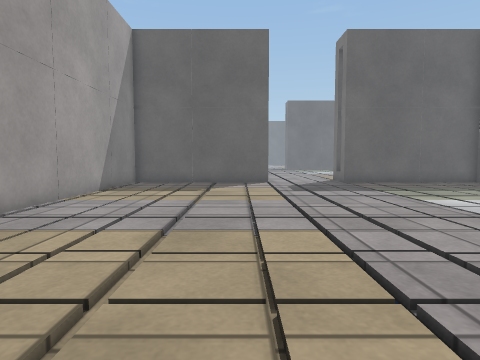
view 1 (above)

20 first-person views from a walk through a scene from a Unity 3-D project. The camera is 0.64 m above the floor, tilts 4° down and sees 75° across. The floor is counted in squares, 0.5 m on a side. Each view is taken from the middle of a square. On the plan, view 1 faces up. The plan holds only what a view shows up to about 14 squares ahead; the rest is blank. The place goes on beyond the plan. Some animated figures are left out. Some surface patterns are stand-ins.

view 2
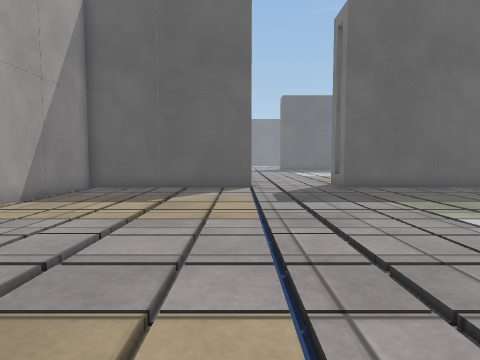

view 3
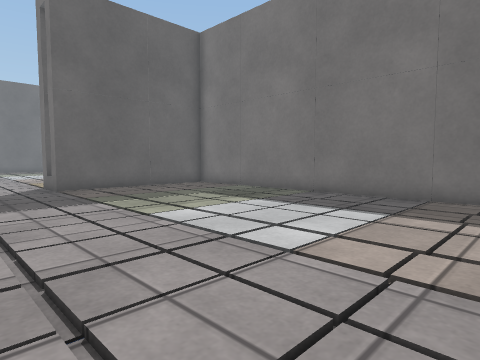

view 4
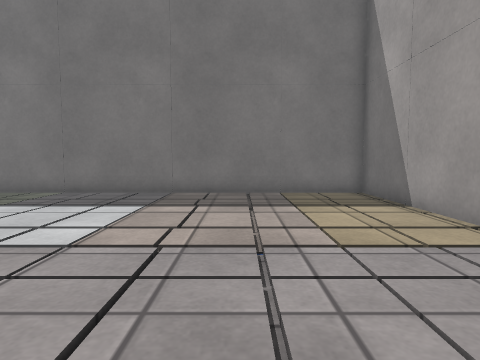

view 5
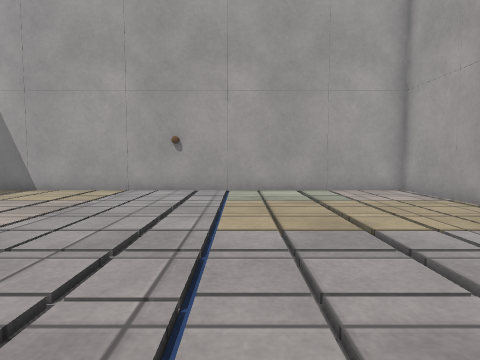

view 6
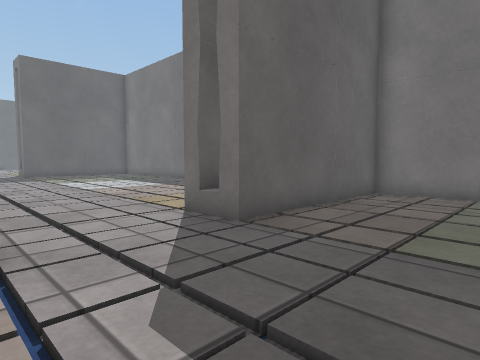

view 7
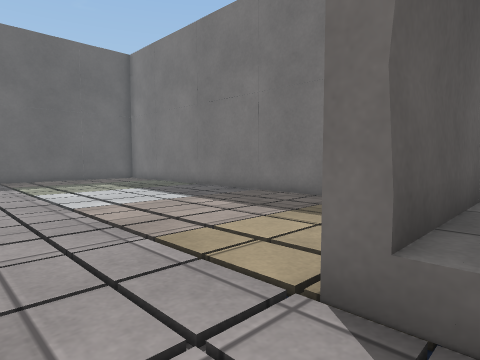

view 8
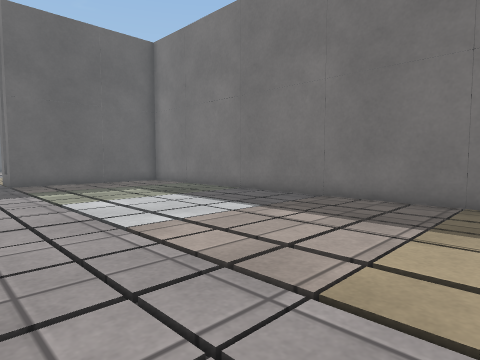

view 9
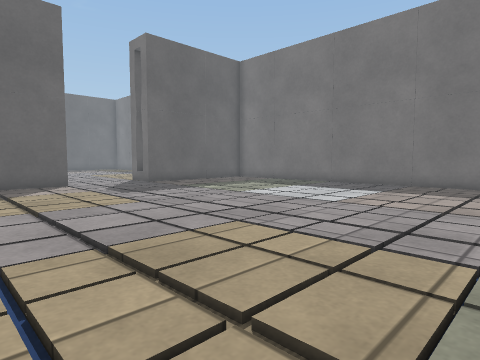

view 10
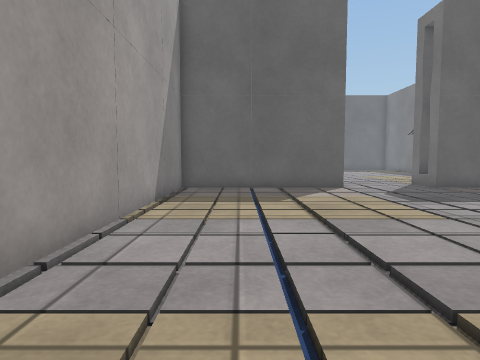

view 11
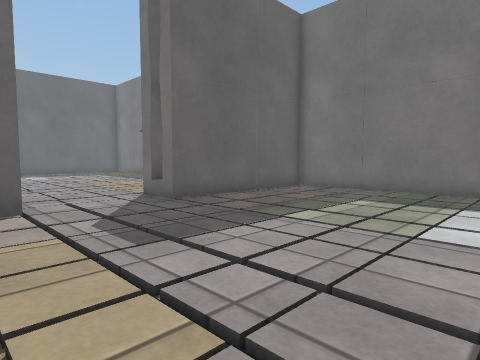

view 12
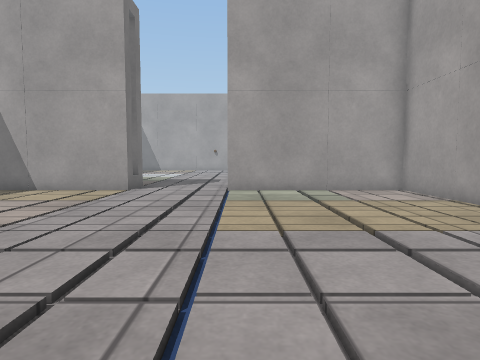

view 13
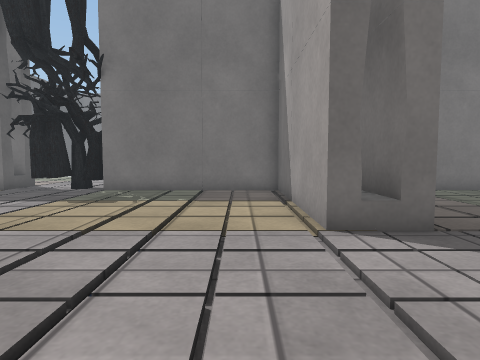

view 14
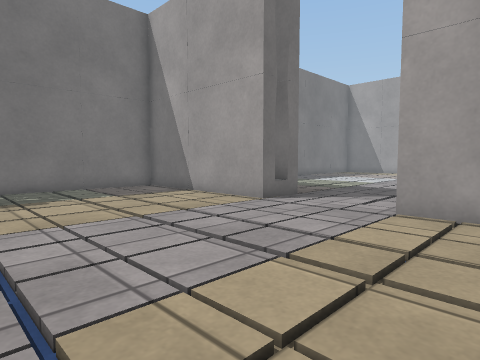

view 15
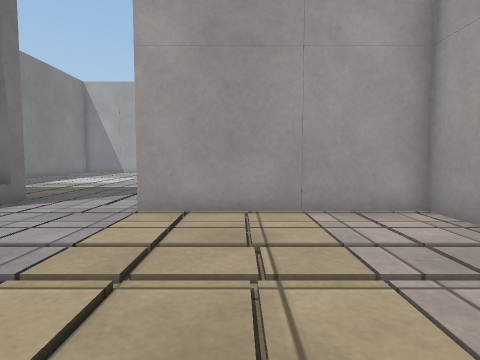

view 16
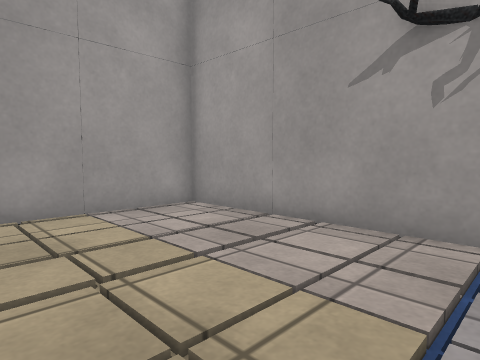

view 17
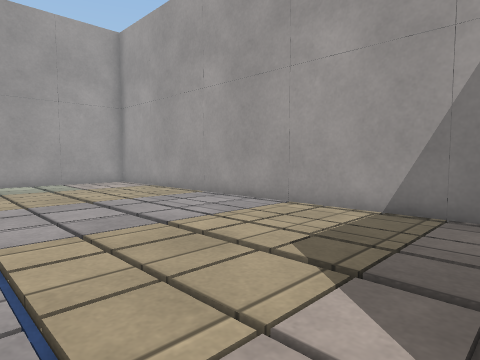

view 18
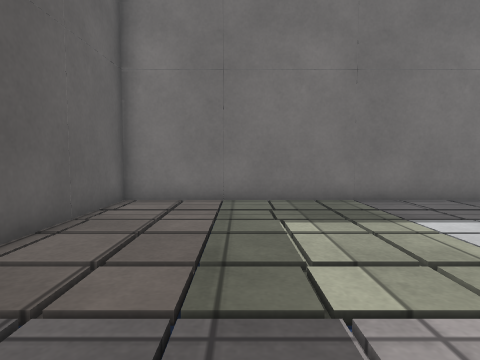

view 19
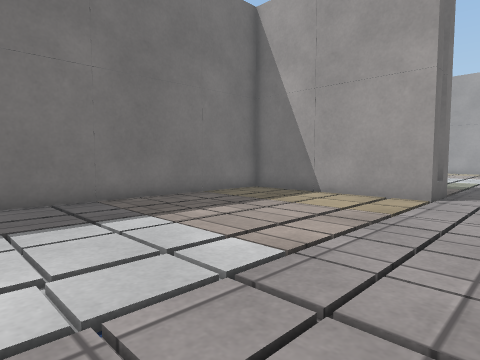

view 20
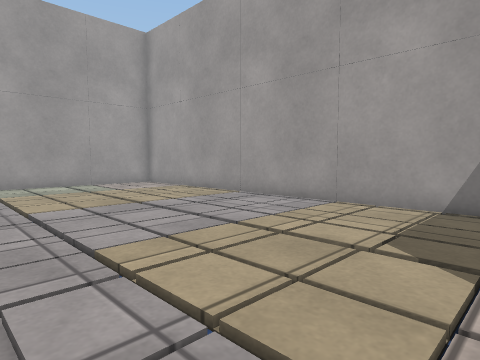

### Floor plan
Points are (right, up) in squares from view 1. A wall is a line through its corners. A room is listed if a view was taken in it or the views show most of it. See-through windows are left out.
Room 1 (views 1, 2, 3, 4, 5, 6, 7, 20)
walls: (1.5, 16.5) (-5.5, 16.5) (-5.5, -1.5) (12.5, -1.5) (12.5, 16.5) (5.5, 16.5) (5.5, 18.5) (6.5, 18.5); (9.6, 17.9) (5.5, 17.9)
ways out: opening at (4, 18.8) to room 2
Room 2 (views 8, 9, 10, 11, 12, 13, 14, 15, 16, 17, 18, 19)
walls: (1.6, 36.5) (-5.5, 36.5) (-5.5, 18.5) (1.5, 18.5); (6, 37.9) (5.5, 37.9); (6.5, 18.5) (12.5, 18.5) (12.5, 36.5) (5.5, 36.5) (5.5, 38.5) (12.5, 38.5) (12.5, 45.5); (-5.5, 45.4) (-5.5, 38.5) (1.5, 38.5)
ways out: opening at (4, 18.8) to room 1
objects: tree (13, 46)

Positions as (right, up) in squares from view 1, and headings:
1: (0, 0), facing up
2: (1, 3), facing up
3: (2, 3), facing up-right
4: (1, 3), facing right
5: (1, 11), facing down
6: (1, 12), facing up-right
7: (3, 17), facing up-right
8: (3, 20), facing up-right
9: (-3, 21), facing up-right
10: (-3, 23), facing up
11: (0, 28), facing up-right
12: (1, 31), facing down
13: (0, 40), facing right
14: (-1, 46), facing down-right
15: (-1, 46), facing down
16: (0, 46), facing down-left
17: (2, 35), facing down-left
18: (3, 33), facing right
19: (3, 29), facing down-right
20: (3, 14), facing down-left
